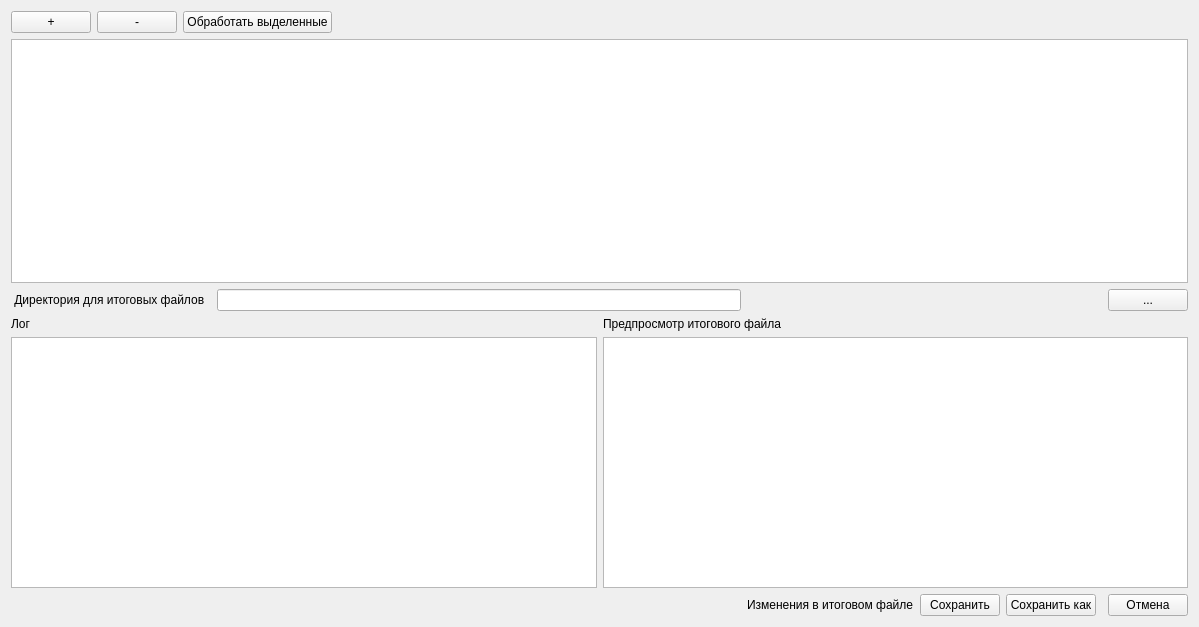
<?xml version="1.0" encoding="UTF-8"?>
<ui version="4.0">
 <class>Widget</class>
 <widget class="QWidget" name="Widget">
  <property name="geometry">
   <rect>
    <x>0</x>
    <y>0</y>
    <width>1199</width>
    <height>627</height>
   </rect>
  </property>
  <property name="windowTitle">
   <string>Widget</string>
  </property>
  <layout class="QGridLayout" name="gridLayout_3">
   <item row="1" column="2">
    <widget class="QLineEdit" name="leStorageDir">
     <property name="text">
      <string/>
     </property>
    </widget>
   </item>
   <item row="4" column="5">
    <widget class="QPushButton" name="pbSaveAs">
     <property name="text">
      <string>Сохранить как</string>
     </property>
    </widget>
   </item>
   <item row="0" column="0" colspan="8">
    <layout class="QGridLayout" name="gridLayout">
     <item row="1" column="0">
      <widget class="QPushButton" name="pbAddInputFiles">
       <property name="text">
        <string>+</string>
       </property>
      </widget>
     </item>
     <item row="1" column="1">
      <widget class="QPushButton" name="pbRemoveSelected">
       <property name="text">
        <string>-</string>
       </property>
      </widget>
     </item>
     <item row="1" column="2">
      <widget class="QPushButton" name="pbProcess">
       <property name="text">
        <string>Обработать выделенные</string>
       </property>
      </widget>
     </item>
     <item row="1" column="3">
      <spacer name="horizontalSpacer">
       <property name="orientation">
        <enum>Qt::Horizontal</enum>
       </property>
       <property name="sizeHint" stdset="0">
        <size>
         <width>40</width>
         <height>20</height>
        </size>
       </property>
      </spacer>
     </item>
     <item row="3" column="0" colspan="4">
      <widget class="QTableView" name="tvMainTable"/>
     </item>
    </layout>
   </item>
   <item row="3" column="0" colspan="8">
    <layout class="QGridLayout" name="gridLayout_2">
     <item row="0" column="0">
      <widget class="QLabel" name="label">
       <property name="text">
        <string>Лог</string>
       </property>
      </widget>
     </item>
     <item row="1" column="0">
      <widget class="QPlainTextEdit" name="pteLogs"/>
     </item>
     <item row="1" column="1">
      <widget class="QPlainTextEdit" name="pteOutputPreview"/>
     </item>
     <item row="0" column="1">
      <widget class="QLabel" name="label_2">
       <property name="text">
        <string>Предпросмотр итогового файла</string>
       </property>
      </widget>
     </item>
    </layout>
   </item>
   <item row="4" column="3">
    <widget class="QLabel" name="label_4">
     <property name="text">
      <string>Изменения в итоговом файле</string>
     </property>
    </widget>
   </item>
   <item row="1" column="0">
    <widget class="QLabel" name="label_3">
     <property name="text">
      <string> Директория для итоговых файлов</string>
     </property>
    </widget>
   </item>
   <item row="4" column="7">
    <widget class="QPushButton" name="pbCancelEditing">
     <property name="text">
      <string>Отмена</string>
     </property>
    </widget>
   </item>
   <item row="1" column="7">
    <widget class="QPushButton" name="pbChooseDirectory">
     <property name="text">
      <string>...</string>
     </property>
    </widget>
   </item>
   <item row="4" column="4">
    <widget class="QPushButton" name="pbSaveEditing">
     <property name="text">
      <string>Сохранить</string>
     </property>
    </widget>
   </item>
  </layout>
 </widget>
 <resources/>
 <connections/>
</ui>
